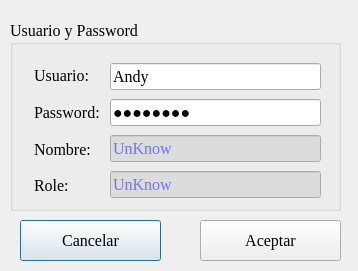
<?xml version="1.0" encoding="UTF-8"?>
<ui version="4.0">
 <class>inicioSesion</class>
 <widget class="QDialog" name="inicioSesion">
  <property name="geometry">
   <rect>
    <x>0</x>
    <y>0</y>
    <width>358</width>
    <height>271</height>
   </rect>
  </property>
  <property name="windowTitle">
   <string>Inicio de Sesion</string>
  </property>
  <widget class="QGroupBox" name="gpb_usuario_password">
   <property name="geometry">
    <rect>
     <x>10</x>
     <y>20</y>
     <width>331</width>
     <height>191</height>
    </rect>
   </property>
   <property name="font">
    <font>
     <family>Times New Roman</family>
     <pointsize>12</pointsize>
    </font>
   </property>
   <property name="title">
    <string>Usuario y Password</string>
   </property>
   <widget class="QWidget" name="layoutWidget">
    <property name="geometry">
     <rect>
      <x>24</x>
      <y>40</y>
      <width>81</width>
      <height>141</height>
     </rect>
    </property>
    <layout class="QVBoxLayout" name="verticalLayout">
     <item>
      <widget class="QLabel" name="lbl_usuario">
       <property name="font">
        <font>
         <family>Times New Roman</family>
         <pointsize>12</pointsize>
        </font>
       </property>
       <property name="text">
        <string>Usuario:</string>
       </property>
      </widget>
     </item>
     <item>
      <widget class="QLabel" name="lbl_password">
       <property name="font">
        <font>
         <family>Times New Roman</family>
         <pointsize>12</pointsize>
        </font>
       </property>
       <property name="text">
        <string>Password:</string>
       </property>
      </widget>
     </item>
     <item>
      <widget class="QLabel" name="lbl_nombre">
       <property name="font">
        <font>
         <family>Times New Roman</family>
         <pointsize>12</pointsize>
        </font>
       </property>
       <property name="text">
        <string>Nombre:</string>
       </property>
      </widget>
     </item>
     <item>
      <widget class="QLabel" name="lbl_role">
       <property name="font">
        <font>
         <family>Times New Roman</family>
         <pointsize>12</pointsize>
        </font>
       </property>
       <property name="text">
        <string>Role:</string>
       </property>
      </widget>
     </item>
    </layout>
   </widget>
   <widget class="QWidget" name="layoutWidget">
    <property name="geometry">
     <rect>
      <x>100</x>
      <y>40</y>
      <width>211</width>
      <height>141</height>
     </rect>
    </property>
    <layout class="QVBoxLayout" name="verticalLayout_2">
     <item>
      <widget class="QLineEdit" name="text_usuario">
       <property name="font">
        <font>
         <family>Times New Roman</family>
         <pointsize>12</pointsize>
        </font>
       </property>
       <property name="text">
        <string>Andy</string>
       </property>
       <property name="maxLength">
        <number>10</number>
       </property>
       <property name="cursorPosition">
        <number>0</number>
       </property>
      </widget>
     </item>
     <item>
      <widget class="QLineEdit" name="text_password">
       <property name="font">
        <font>
         <family>Times New Roman</family>
         <pointsize>12</pointsize>
        </font>
       </property>
       <property name="text">
        <string>andy2000</string>
       </property>
       <property name="maxLength">
        <number>10</number>
       </property>
       <property name="echoMode">
        <enum>QLineEdit::Password</enum>
       </property>
       <property name="cursorPosition">
        <number>0</number>
       </property>
      </widget>
     </item>
     <item>
      <widget class="QLineEdit" name="text_nombre">
       <property name="palette">
        <palette>
         <active>
          <colorrole role="Text">
           <brush brushstyle="SolidPattern">
            <color alpha="255">
             <red>0</red>
             <green>17</green>
             <blue>255</blue>
            </color>
           </brush>
          </colorrole>
          <colorrole role="Base">
           <brush brushstyle="SolidPattern">
            <color alpha="255">
             <red>220</red>
             <green>220</green>
             <blue>220</blue>
            </color>
           </brush>
          </colorrole>
          <colorrole role="PlaceholderText">
           <brush brushstyle="SolidPattern">
            <color alpha="128">
             <red>0</red>
             <green>17</green>
             <blue>255</blue>
            </color>
           </brush>
          </colorrole>
         </active>
         <inactive>
          <colorrole role="Text">
           <brush brushstyle="SolidPattern">
            <color alpha="255">
             <red>0</red>
             <green>17</green>
             <blue>255</blue>
            </color>
           </brush>
          </colorrole>
          <colorrole role="Base">
           <brush brushstyle="SolidPattern">
            <color alpha="255">
             <red>220</red>
             <green>220</green>
             <blue>220</blue>
            </color>
           </brush>
          </colorrole>
          <colorrole role="PlaceholderText">
           <brush brushstyle="SolidPattern">
            <color alpha="128">
             <red>0</red>
             <green>17</green>
             <blue>255</blue>
            </color>
           </brush>
          </colorrole>
         </inactive>
         <disabled>
          <colorrole role="Text">
           <brush brushstyle="SolidPattern">
            <color alpha="255">
             <red>120</red>
             <green>120</green>
             <blue>120</blue>
            </color>
           </brush>
          </colorrole>
          <colorrole role="Base">
           <brush brushstyle="SolidPattern">
            <color alpha="255">
             <red>240</red>
             <green>240</green>
             <blue>240</blue>
            </color>
           </brush>
          </colorrole>
          <colorrole role="PlaceholderText">
           <brush brushstyle="SolidPattern">
            <color alpha="128">
             <red>0</red>
             <green>0</green>
             <blue>0</blue>
            </color>
           </brush>
          </colorrole>
         </disabled>
        </palette>
       </property>
       <property name="font">
        <font>
         <family>Times New Roman</family>
         <pointsize>12</pointsize>
        </font>
       </property>
       <property name="cursorPosition">
        <number>0</number>
       </property>
       <property name="readOnly">
        <bool>true</bool>
       </property>
       <property name="placeholderText">
        <string>UnKnow</string>
       </property>
      </widget>
     </item>
     <item>
      <widget class="QLineEdit" name="text_role">
       <property name="palette">
        <palette>
         <active>
          <colorrole role="Text">
           <brush brushstyle="SolidPattern">
            <color alpha="255">
             <red>0</red>
             <green>17</green>
             <blue>255</blue>
            </color>
           </brush>
          </colorrole>
          <colorrole role="Base">
           <brush brushstyle="SolidPattern">
            <color alpha="255">
             <red>220</red>
             <green>220</green>
             <blue>220</blue>
            </color>
           </brush>
          </colorrole>
          <colorrole role="PlaceholderText">
           <brush brushstyle="SolidPattern">
            <color alpha="128">
             <red>0</red>
             <green>17</green>
             <blue>255</blue>
            </color>
           </brush>
          </colorrole>
         </active>
         <inactive>
          <colorrole role="Text">
           <brush brushstyle="SolidPattern">
            <color alpha="255">
             <red>0</red>
             <green>17</green>
             <blue>255</blue>
            </color>
           </brush>
          </colorrole>
          <colorrole role="Base">
           <brush brushstyle="SolidPattern">
            <color alpha="255">
             <red>220</red>
             <green>220</green>
             <blue>220</blue>
            </color>
           </brush>
          </colorrole>
          <colorrole role="PlaceholderText">
           <brush brushstyle="SolidPattern">
            <color alpha="128">
             <red>0</red>
             <green>17</green>
             <blue>255</blue>
            </color>
           </brush>
          </colorrole>
         </inactive>
         <disabled>
          <colorrole role="Text">
           <brush brushstyle="SolidPattern">
            <color alpha="255">
             <red>120</red>
             <green>120</green>
             <blue>120</blue>
            </color>
           </brush>
          </colorrole>
          <colorrole role="Base">
           <brush brushstyle="SolidPattern">
            <color alpha="255">
             <red>240</red>
             <green>240</green>
             <blue>240</blue>
            </color>
           </brush>
          </colorrole>
          <colorrole role="PlaceholderText">
           <brush brushstyle="SolidPattern">
            <color alpha="128">
             <red>0</red>
             <green>0</green>
             <blue>0</blue>
            </color>
           </brush>
          </colorrole>
         </disabled>
        </palette>
       </property>
       <property name="font">
        <font>
         <family>Times New Roman</family>
         <pointsize>12</pointsize>
        </font>
       </property>
       <property name="cursorPosition">
        <number>0</number>
       </property>
       <property name="readOnly">
        <bool>true</bool>
       </property>
       <property name="placeholderText">
        <string>UnKnow</string>
       </property>
      </widget>
     </item>
    </layout>
   </widget>
  </widget>
  <widget class="QPushButton" name="btn_cancelar">
   <property name="geometry">
    <rect>
     <x>20</x>
     <y>220</y>
     <width>141</width>
     <height>41</height>
    </rect>
   </property>
   <property name="font">
    <font>
     <family>Times New Roman</family>
     <pointsize>12</pointsize>
    </font>
   </property>
   <property name="cursor">
    <cursorShape>PointingHandCursor</cursorShape>
   </property>
   <property name="text">
    <string>Cancelar</string>
   </property>
   <property name="icon">
    <iconset>
     <normaloff>img/cancelar.jpg</normaloff>img/cancelar.jpg</iconset>
   </property>
   <property name="iconSize">
    <size>
     <width>24</width>
     <height>24</height>
    </size>
   </property>
  </widget>
  <widget class="QPushButton" name="btn_aceptar">
   <property name="geometry">
    <rect>
     <x>200</x>
     <y>220</y>
     <width>141</width>
     <height>41</height>
    </rect>
   </property>
   <property name="font">
    <font>
     <family>Times New Roman</family>
     <pointsize>12</pointsize>
    </font>
   </property>
   <property name="cursor">
    <cursorShape>PointingHandCursor</cursorShape>
   </property>
   <property name="text">
    <string>Aceptar</string>
   </property>
   <property name="icon">
    <iconset>
     <normaloff>img/aceptar.png</normaloff>img/aceptar.png</iconset>
   </property>
   <property name="iconSize">
    <size>
     <width>24</width>
     <height>24</height>
    </size>
   </property>
  </widget>
 </widget>
 <resources/>
 <connections/>
</ui>
